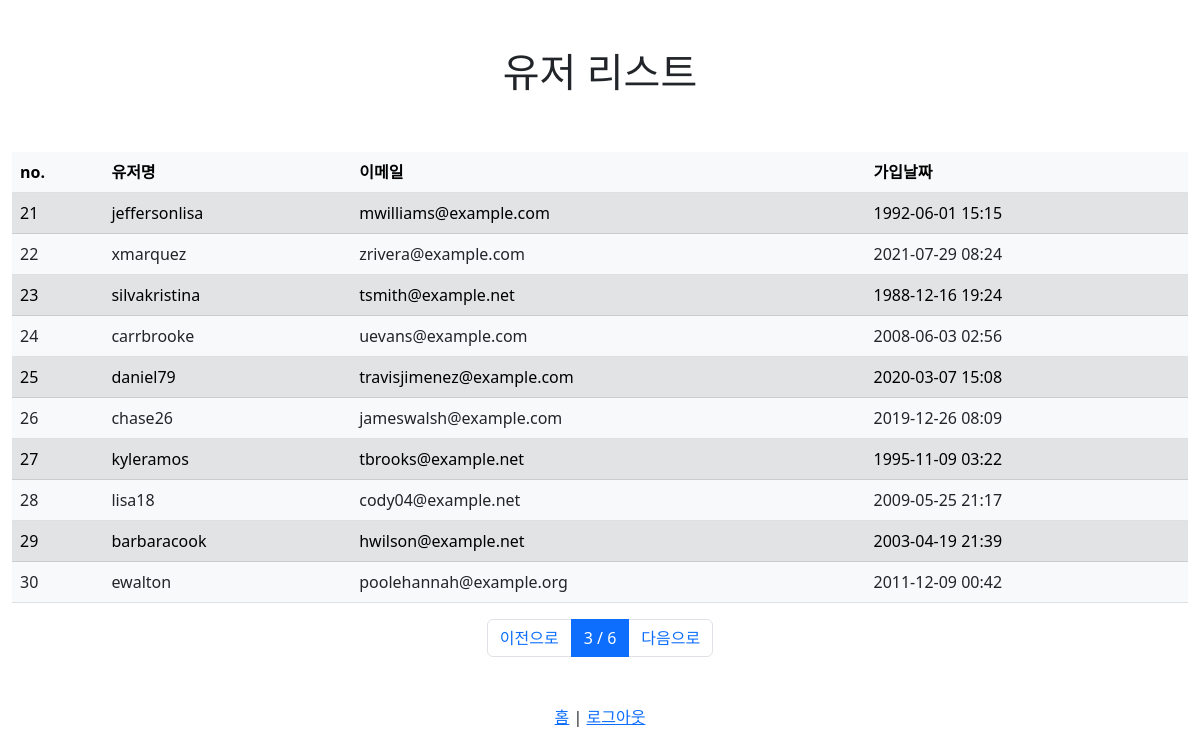
The page /users/?page=3 (signed in) on the database its author committed.
### user/models.py (models this page shows, shortened)
class User(AbstractUser):
    register_date = models.DateTimeField(auto_now_add=True, verbose_name="등록날짜")
    class Meta:
        verbose_name = "사용자"
        verbose_name_plural = "사용자"

### user/views.py (the view)
# urls.py: path("users/", user_list_view, name="user_list"),
@login_required
def user_list_view(request):
    page = int(request.GET.get("page", 1))
    users = User.objects.all().order_by("id")  # order_by('-id') : Descending
    paginator = Paginator(users, 10)  # list per page
    users = paginator.get_page(page)
    return render(request, "users.html", {"users": users})

### templates/users.html
{% extends "base.html" %}
{% block content %}
<div class="row mt-5">
  <div class="col-12 text-center">
    <h1>유저 리스트</h1>
  </div>
</div>
<div class="row mt-5">
  <div class="col-12">
    <table class="table table-light">
      <thead class="thead-light">
        <tr>
          <th scope="col">no.</th>
          <th scope="col">유저명</th>
          <th scope="col">이메일</th>
          <th scope="col">가입날짜</th>
        </tr>
      </thead>
      <tbody class="text-dark">
        {% for user in users %}
        <tr class={% cycle "table-secondary" "" %}>
          <td scope="row">{{ user.id }}</td>
          <td>{{ user.username }}</td>
          <td>{{ user.email }}</td>
          <td>{{ user.register_date|date:'Y-m-d H:i' }}</td>
        </tr>
        {% endfor %}
      </tbody>
    </table>
  </div>
</div>
<nav>
  <ul class="pagination justify-content-center">
    {% if users.has_previous %}
    <li class="page-item">
      <a class="page-link" href="?page={{ users.previous_page_number }}">이전으로</a>
    </li>
    {% else %}
    <li class="page-item disabled">
      <a class="page-link" href="#">이전으로</a>
    </li>
    {% endif %}
    <li class="page-item active">
      <a class="page-link" href="#">{{ users.number }} / {{ users.paginator.num_pages }}</a>
    </li>
    {% if users.has_next %}
    <li class="page-item">
      <a class="page-link" href="?page={{ users.next_page_number }}">다음으로</a>
    {% else %}
    <li class="page-item disabled">
      <a class="page-link disabled" href="#">다음으로</a>
    {% endif %}
    </li>
  </ul>
</nav>
<div class="row mt-5">
  <div class="col-12 text-center">
      <a href="/">홈</a>
      |
      <a href="/logout">로그아웃</a>
  </div>
</div>
{% endblock %}

### rows shown on the page
User: id "21", username "jeffersonlisa", email "mwilliams@example.com", register_date "1992-06-01 15:15"
User: id "22", username "xmarquez", email "zrivera@example.com", register_date "2021-07-29 08:24"
User: id "23", username "silvakristina", email "tsmith@example.net", register_date "1988-12-16 19:24"
User: id "24", username "carrbrooke", email "uevans@example.com", register_date "2008-06-03 02:56"
User: id "25", username "daniel79", email "travisjimenez@example.com", register_date "2020-03-07 15:08"
User: id "26", username "chase26", email "jameswalsh@example.com", register_date "2019-12-26 08:09"
User: id "27", username "kyleramos", email "tbrooks@example.net", register_date "1995-11-09 03:22"
User: id "28", username "lisa18", email "cody04@example.net", register_date "2009-05-25 21:17"
User: id "29", username "barbaracook", email "hwilson@example.net", register_date "2003-04-19 21:39"
User: id "30", username "ewalton", email "poolehannah@example.org", register_date "2011-12-09 00:42"

### other values the page prints
{{ users.number }} "3"
{{ users.paginator.num_pages }} "6"
